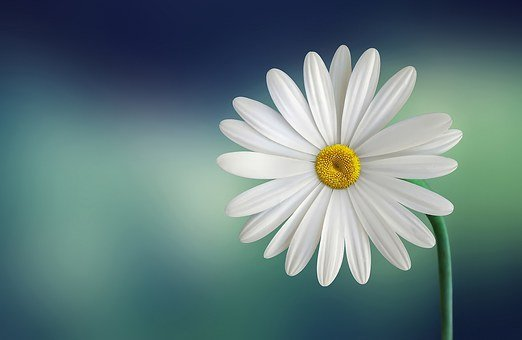
#> input picture CannyEdge_detection_and_Hough_transform/images/flower.jpg, 522 x 340 px
$ jupyter execute --allow-errors Canny_edge_detection.ipynb
#> lines starting #> are read from the running program, lines starting #| are printed output that depends on the picture; after the words box and inside, x2 and y2 are one past the last pixel; in counts of white or black regions, pixels touching at a corner belong together
#> (a cell that did not finish here is left out)

[cell 2]
## Import libraries !!
import matplotlib.pyplot as plt
import numpy as np
import cv2

[cell 3]
## Read image !!
image = cv2.imread('images/flower.jpg')
#> image is the input picture: shape (340, 522, 3); mean B, G, R 123.8, 122.5, 97.4

## Convert image to RGB from BGR !!
imgRGB = cv2.cvtColor(image, cv2.COLOR_BGR2RGB)

## Create a grayscale copy of image for processing !!
imgGray = cv2.cvtColor(image, cv2.COLOR_BGR2GRAY)
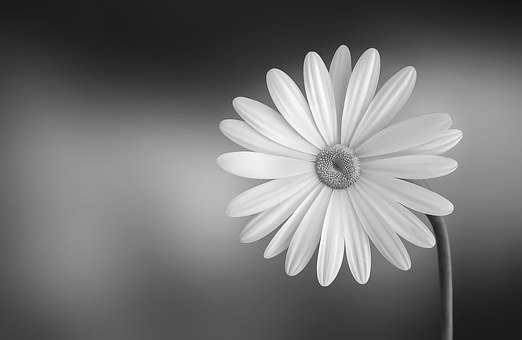
#> imgGray: shape (340, 522); min 13, max 255, mean 115.1

## Display images !!
f, (ax1, ax2) = plt.subplots(1, 2, figsize=(20, 10))

ax1.imshow(imgRGB), ax1.axis(False), ax1.set_title('Original RGB image')
ax2.imshow(imgGray, cmap='gray'), ax2.axis(False), ax2.set_title('Gray scale image');
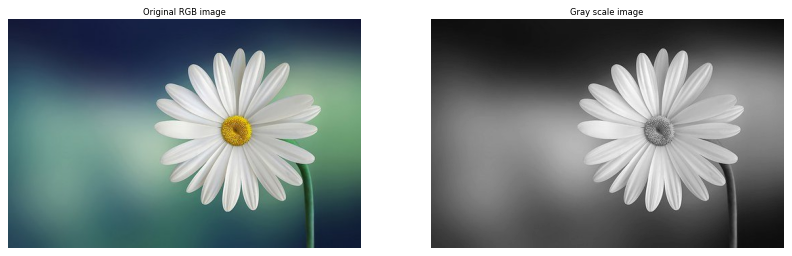
#> figure drawn by matplotlib, 2 panels

[cell 4]
## Try Canny using "wide" and "tight" thresholds !!

wide = cv2.Canny(imgGray, 30, 200)
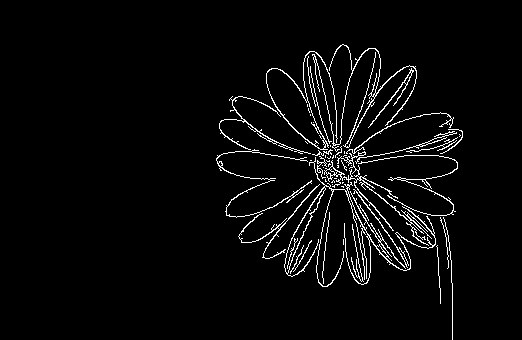
#> wide: shape (340, 522); 3.6% white in thin lines or dots, all inside (x1, y1, x2, y2) = (216, 44, 463, 340)
tight = cv2.Canny(imgGray, 200, 240)
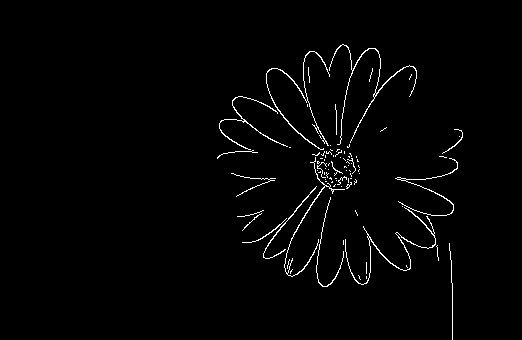
#> tight: shape (340, 522); 1.7% white in thin lines or dots, all inside (x1, y1, x2, y2) = (217, 44, 463, 340)


## Display the images !!
f, (ax1, ax2) = plt.subplots(1, 2, figsize=(20,10))

ax1.imshow(wide, cmap='gray'), ax1.set_title('wide'), ax1.axis(False)
ax2.imshow(tight, cmap='gray'), ax2.set_title('tight'), ax2.axis(False);
